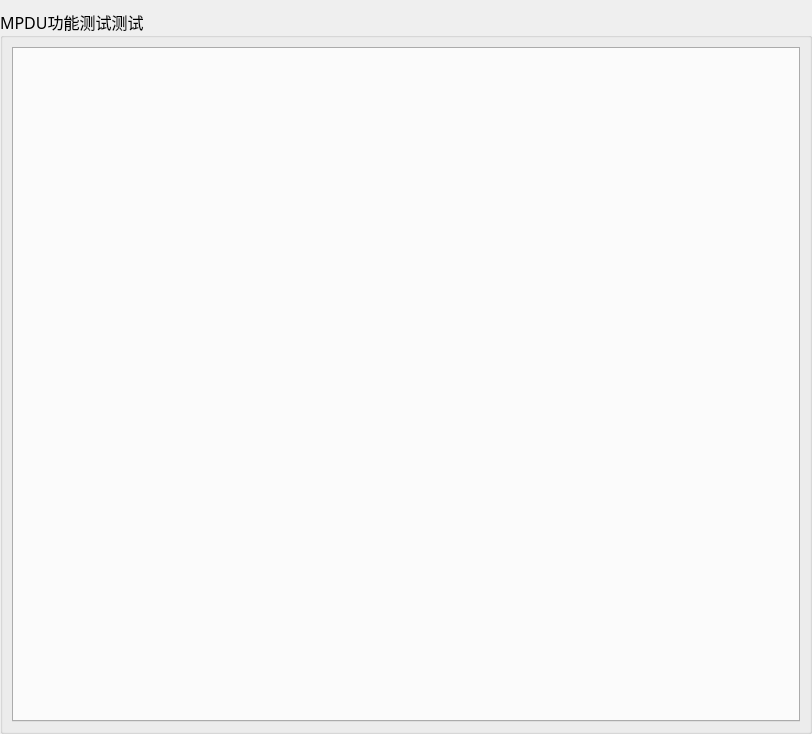
<?xml version="1.0" encoding="UTF-8"?>
<ui version="4.0">
 <class>MSet_MainWid</class>
 <widget class="QWidget" name="MSet_MainWid">
  <property name="geometry">
   <rect>
    <x>0</x>
    <y>0</y>
    <width>812</width>
    <height>734</height>
   </rect>
  </property>
  <property name="font">
   <font>
    <family>微软雅黑</family>
    <pointsize>12</pointsize>
   </font>
  </property>
  <property name="windowTitle">
   <string>Form</string>
  </property>
  <layout class="QGridLayout" name="gridLayout">
   <property name="leftMargin">
    <number>0</number>
   </property>
   <property name="topMargin">
    <number>9</number>
   </property>
   <property name="rightMargin">
    <number>0</number>
   </property>
   <property name="bottomMargin">
    <number>0</number>
   </property>
   <property name="horizontalSpacing">
    <number>0</number>
   </property>
   <item row="0" column="0">
    <widget class="QGroupBox" name="groupBox">
     <property name="font">
      <font>
       <family>微软雅黑</family>
       <pointsize>12</pointsize>
       <weight>50</weight>
       <bold>false</bold>
      </font>
     </property>
     <property name="title">
      <string>MPDU功能测试测试</string>
     </property>
     <layout class="QGridLayout" name="gridLayout_2">
      <property name="leftMargin">
       <number>9</number>
      </property>
      <item row="0" column="0">
       <widget class="QTabWidget" name="tabWidget">
        <property name="font">
         <font>
          <family>微软雅黑</family>
          <pointsize>12</pointsize>
         </font>
        </property>
        <property name="styleSheet">
         <string notr="true">
QTabWidget::tab-bar{
        alignment:left;
}
QTabBar::tab{
	background:transparent;
	min-width:30ex;
	min-height:10ex;
	border:2px solid #C4C4C3;
	border-bottom-color:#C2C7CB;
	border-top-left-radius:4px;
	border-top-right-radius:4px;
}
QTabBar::tab:hover{
	background:qlineargradient(x1: 0, y1: 0, x2: 0, y2: 1,
                                stop: 0 #fafafa, stop: 0.4 #f4f4f4,
                                stop: 0.5 #e7e7e7, stop: 1.0 #fafafa);
}
QTabBar::tab:selected{
	border-color: white;
	background:white;
	color:#0C3EB4;
	border-top-left-radius:4px;
	border-top-right-radius:4px;
}
QTabBar::tab:!selected{
	margin-top:10px;
	border-top-left-radius:4px;
	border-top-right-radius:4px;
}</string>
        </property>
        <property name="currentIndex">
         <number>-1</number>
        </property>
       </widget>
      </item>
     </layout>
    </widget>
   </item>
  </layout>
 </widget>
 <resources/>
 <connections/>
</ui>
